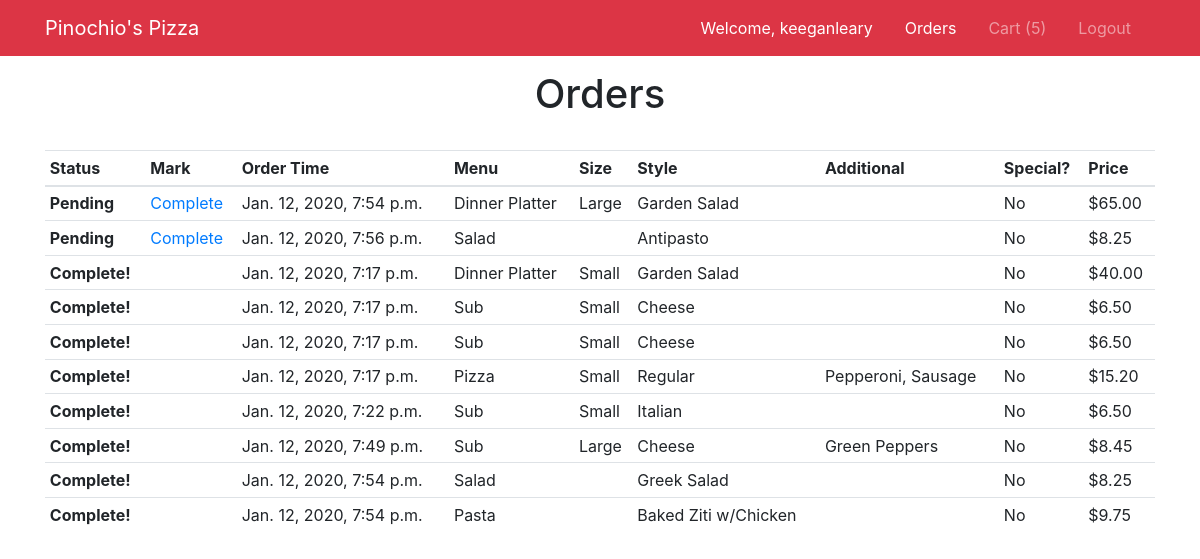
Screenshot of /cart/checkout (signed in) with the database file from the repository.
### cart/models.py (models this page shows)
class OrderItem(models.Model):
    CHOICES = (
        ('Pending', 'Pending'),
        ('Complete', 'Complete'),
    )
    menu = models.CharField(max_length=16)
    size = models.CharField(max_length=16)
    style = models.CharField(max_length=64)
    additional = models.CharField(max_length=255)
    is_special = models.BooleanField(default=False)
    price = models.DecimalField(max_digits=5, default=0.00, decimal_places=2)
    user_id = models.IntegerField()
    created_at = models.DateTimeField(default=datetime.now, blank=True)
    is_complete = models.BooleanField(default=False)
    class Meta:
        ordering = ['created_at']

### cart/views.py (the view)
# urls.py: path("checkout", views.checkout, name="checkout"),
def checkout(request):
    if request.method == "POST":
        cart_items = get_cart_items(request)
        for item in cart_items:
            menu = item.menu
            size = item.size
            style = item.style
            additional = item.additional
            is_special = item.is_special
            price = item.price
            user_id = item.user_id
            order = OrderItem(menu=menu, size=size, style=style, additional=additional, is_special=is_special, price=price, user_id=user_id)
            order.save()
            item.delete()
        all_order_items = OrderItem.objects.order_by('is_complete', 'created_at')
        user_order_items = all_order_items.filter(user_id=request.user.id)
        cart_items = get_cart_items(request)
        context = {
            'cart_items': cart_items,
            'all_order_items': all_order_items,
            'user_order_items': user_order_items,
            'num_cart_items': cart_items.count(),
        }
        return render(request, 'cart/checkout.html', context)
    else:
        all_order_items = OrderItem.objects.order_by('is_complete', 'created_at')
        user_order_items = all_order_items.filter(user_id=request.user.id)
        cart_items = get_cart_items(request)
        context = {
            'cart_items': cart_items,
            'all_order_items': all_order_items,
            'user_order_items': user_order_items,
            'num_cart_items': cart_items.count(),
        }
        return render(request, 'cart/checkout.html', context)

### cart/views.py (called while the page is built)
def get_cart_items(request):
    cart_items = CartItem.objects.filter(user_id=request.user.id)
    return cart_items

### templates/cart/checkout.html (shortened to what this page needs)
{% extends 'base.html' %}
{% block content %}
<h1 class="text-center">Orders</h1>
<br>
{% if user.is_staff %}
<table class="table table-sm">
    <thead>
        <tr>
            <th scope="col">Status</th>
            <th scope="col">Mark</th>
            <th scope="col">Order Time</th>
            <th scope="col">Menu</th>
            <th scope="col">Size</th>
            <th scope="col">Style</th>
            <th scope="col">Additional</th>
            <th scope="col">Special?</th>
            <th scope="col">Price</th>
        </tr>
    </thead>
    <tbody>
        {% for item in all_order_items %}
        <tr>
            <th scope="row">{% if item.is_complete %}Complete!{% else %}Pending{% endif %}</th>
            <td>{% if item.is_complete %}{% else %}<a href="{% url 'mark_complete' order_item_id=item.id %}">Complete</a>{% endif %}</td>
            <td>{{ item.created_at }}</td>
            <td>{{ item.menu }}</td>
            <td>{{ item.size }}</td>
            <td>{{ item.style }}</td>
            <td>{{ item.additional }}</td>
            <td>{% if item.is_special is True %}Yes{% else %}No{% endif %}</td>
            <td>${{ item.price }}</td>
        </tr>
        {% endfor %}
    </tbody>
</table>
{% endif %}
{% endblock %}

### templates/partials/_navbar.html (shortened to what this page needs)
<nav class="navbar navbar-expand-md navbar-dark bg-danger fixed-top">
    <div class="container">
        <a class="navbar-brand" href="{% url 'index' %}">Pinochio's Pizza</a>
        <div class="collapse navbar-collapse" id="navbarNavAltMarkup">
            <ul class="navbar-nav ml-auto">
                {% if user.is_authenticated %}
                <li class="nav-item nav-link text-white mr-3">
                    Welcome, {{ user.username }}
                </li>
                <li {% if 'checkout' in request.path %} class="nav-item active mr-3" {% else %} class="nav-item mr-3" {% endif %}>
                    <a class="nav-link" href="{% url 'checkout' %}">Orders</a>
                </li>
                <li {% if 'cart' in request.path and 'checkout' not in request.path %} class="nav-item active mr-3" {% else %} class="nav-item mr-3" {% endif %}>
                    <a class="nav-link" href="{% url 'cart' %}">Cart ({{num_cart_items}})</a>
                </li>
                <li class="nav-item mr-3">
                    <a href="javascript:{document.getElementById('logout').submit()}" class="nav-link">
                        Logout
                    </a>
                </li>
                {% endif %}
            </ul>
        </div>
    </div>
</nav>

### rows the page displays
OrderItem: is_complete "Pending", created_at "Jan. 12, 2020, 7:54 p.m.", menu "Dinner Platter", size "Large", style "Garden Salad", is_special "No", price "65.00"
OrderItem: is_complete "Pending", created_at "Jan. 12, 2020, 7:56 p.m.", menu "Salad", style "Antipasto", is_special "No", price "8.25"
OrderItem: is_complete "Complete!", created_at "Jan. 12, 2020, 7:17 p.m.", menu "Dinner Platter", size "Small", style "Garden Salad", is_special "No", price "40.00"
OrderItem: is_complete "Complete!", created_at "Jan. 12, 2020, 7:17 p.m.", menu "Sub", size "Small", style "Cheese", is_special "No", price "6.50"
OrderItem: is_complete "Complete!", created_at "Jan. 12, 2020, 7:17 p.m.", menu "Sub", size "Small", style "Cheese", is_special "No", price "6.50"
OrderItem: is_complete "Complete!", created_at "Jan. 12, 2020, 7:17 p.m.", menu "Pizza", size "Small", style "Regular", additional "Pepperoni, Sausage", is_special "No", price "15.20"
OrderItem: is_complete "Complete!", created_at "Jan. 12, 2020, 7:22 p.m.", menu "Sub", size "Small", style "Italian", is_special "No", price "6.50"
OrderItem: is_complete "Complete!", created_at "Jan. 12, 2020, 7:49 p.m.", menu "Sub", size "Large", style "Cheese", additional "Green Peppers", is_special "No", price "8.45"
OrderItem: is_complete "Complete!", created_at "Jan. 12, 2020, 7:54 p.m.", menu "Salad", style "Greek Salad", is_special "No", price "8.25"
OrderItem: is_complete "Complete!", created_at "Jan. 12, 2020, 7:54 p.m.", menu "Pasta", style "Baked Ziti w/Chicken", is_special "No", price "9.75"

### other values shown
{{ user.username }} "keeganleary"
{{ num_cart_items }} "5"
